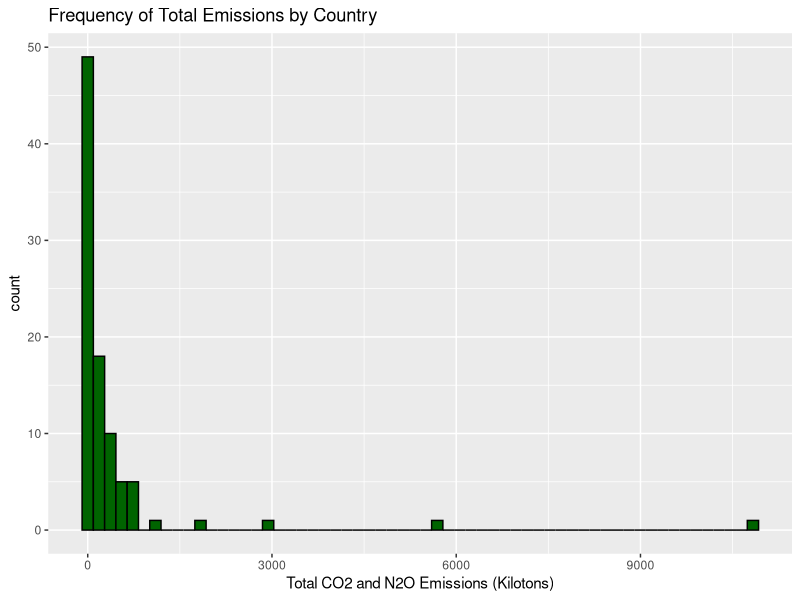
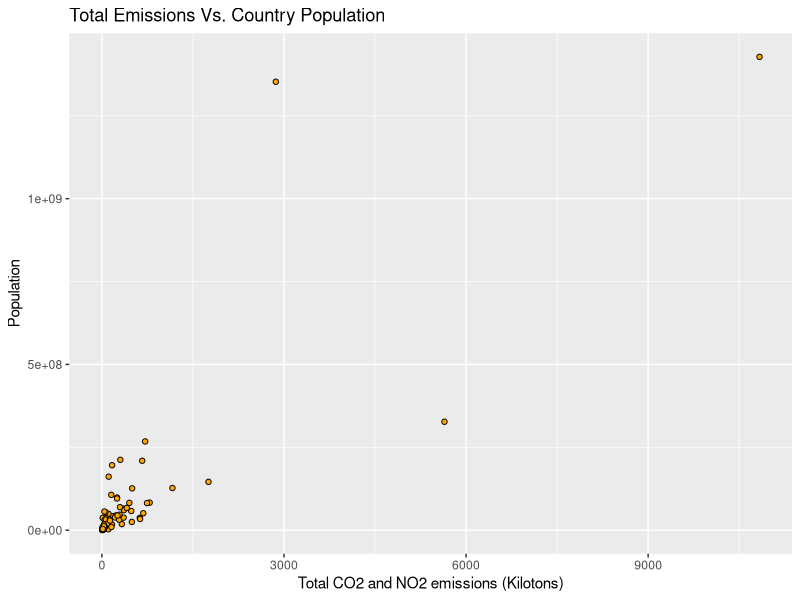
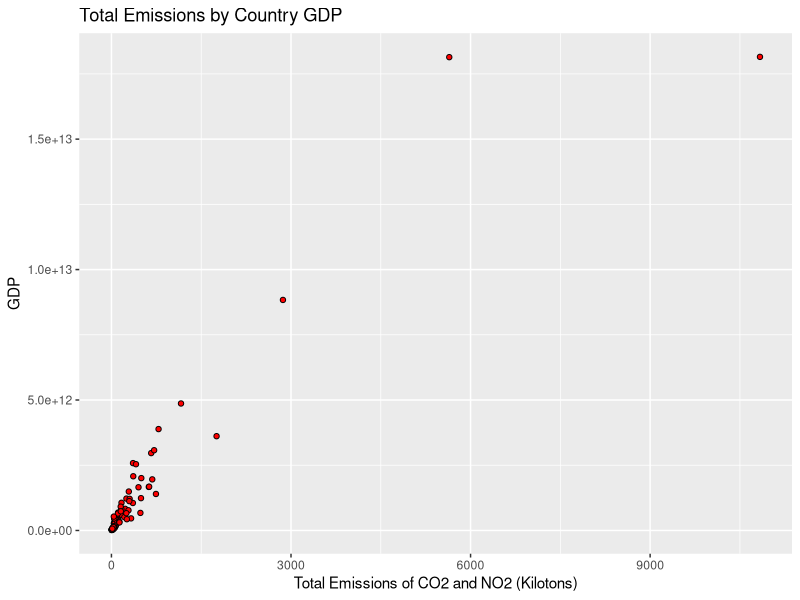
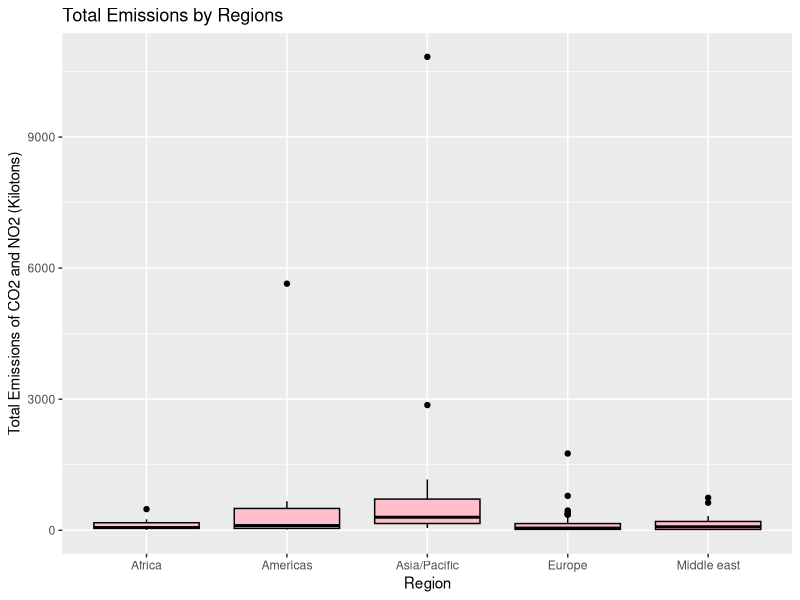

These charts were generated, in order, by the following R code:
## ---- chunk 1

emissions <- read.csv('Project1_emissions.csv')


## ---- chunk 2


library(dplyr)

library(kableExtra)

emissions_by_region <- emissions %>%
  group_by(Region) %>%
  summarize(
    Total_N2O_Emissions = sum(N2O_Produced),
    Total_CO2_Emissions = sum(CO2_Produced)
  ) %>%
  ungroup()

colnames(emissions_by_region) = c( "Region","Total N2O Emissions", "Total CO2 Emissions")


TER_table <- kbl(emissions_by_region, caption = "Total Emissions of N2O compared to C2O On A Global Scale")

kable_classic(TER_table,full_width=F)



## ---- chunk 3


emissions$total.emissions <- (emissions$CO2_Produced+emissions$N2O_Produced)


library(ggplot2)

TE_ggplot <- ggplot(emissions)

TE_ggplot + geom_histogram(aes(x=total.emissions), color='black', fill='darkgreen', bins = 60) + labs(title='Frequency of Total Emissions by Country', x='Total CO2 and N2O Emissions (Kilotons)', Y='Frequency')

fivenum(emissions$total.emissions)

mean(emissions$total.emissions)

sd(emissions$total.emissions)


## ---- chunk 4



library(ggplot2)

TE_ggplot + geom_point(aes(x=total.emissions, y=Population), color='black',fill='orange',pch=21) + labs(title = 'Total Emissions Vs. Country Population', x='Total CO2 and NO2 emissions (Kilotons)', y='Population')

cor(emissions$total.emissions,emissions$Population)

fivenum(emissions$total.emissions,emissions$Population)


## ---- chunk 5


library(ggplot2)


TE_ggplot + geom_point(aes(x=total.emissions, y=GDP), color='black',fill='red',pch=21) + labs(title = 'Total Emissions by Country GDP', x='Total Emissions of CO2 and NO2 (Kilotons)', y='GDP')


cor(emissions$total.emissions,emissions$GDP)

fivenum(emissions$total.emissions,emissions$GDP)


## ---- chunk 6


library(ggplot2)


TE_ggplot + geom_boxplot(aes(x=Region, y=total.emissions), color='black',fill='pink',pch=21) + labs(title = 'Total Emissions by Regions', x='Region', y='Total Emissions of CO2 and NO2 (Kilotons)')
